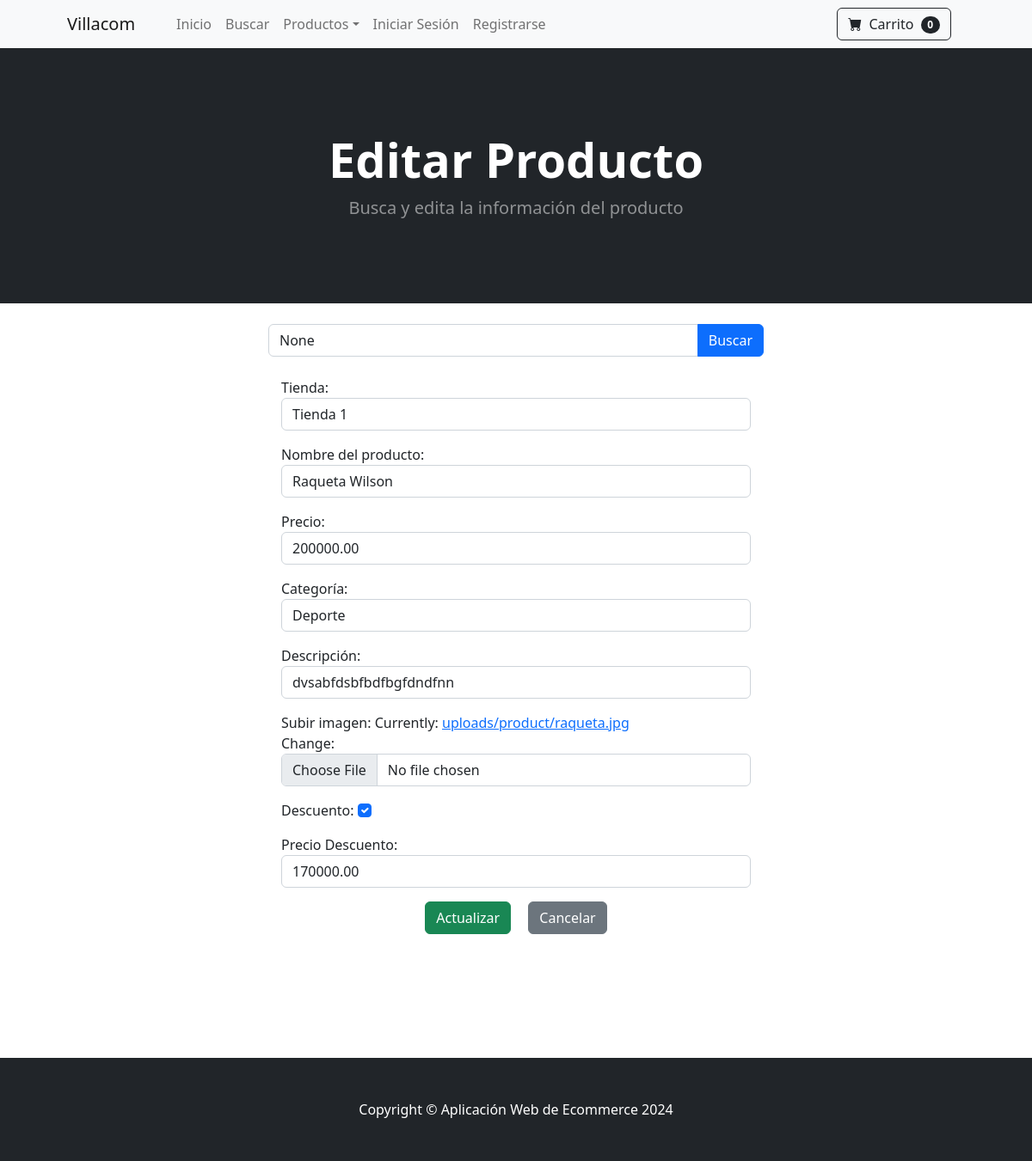
Page /producto/editar/2/ on the committed database.
### store/models.py (models this page shows, shortened)
class Product(models.Model):
    business = models.ForeignKey(Business, on_delete=models.CASCADE)
    name = models.CharField(max_length=50)
    price = models.DecimalField(default=0, decimal_places=2, max_digits=11)
    category = models.ForeignKey(Category, on_delete=models.CASCADE, default=1)
    description = models.CharField(max_length=250, default='', blank=True, null=True)
    image = models.ImageField(upload_to='uploads/product/')
    is_sale = models.BooleanField(default=False)
    sale_price = models.DecimalField(default=0, decimal_places=2, max_digits=11)
    class Meta:
        verbose_name_plural = 'productos'

class Business(models.Model):
    name = models.CharField(max_length=100)
    location = models.CharField(max_length=200)
    phone = models.CharField(max_length=20)
    def __str__(self):
        return self.name
    class Meta:
        verbose_name_plural = 'locales/Negocios'

class Category(models.Model):
    name = models.CharField(max_length=50)
    def __str__(self):
        return self.name
    class Meta:
        verbose_name_plural = 'categorias'

### store/views.py (the view)
# urls.py: path('producto/editar/<int:pk>/', views.editar_producto, name='editar_producto'),
def editar_producto(request, pk=None):
    producto = None
    form = None
    query = request.GET.get('query')
    if query:
        productos = Product.objects.filter(name__icontains=query)
    else:
        productos = None
    if pk:
        producto = get_object_or_404(Product, pk=pk)
        if request.method == 'POST':
            form = ProductForm(request.POST, request.FILES, instance=producto)
            if form.is_valid():
                form.save()
                messages.success(request, 'Producto actualizado exitosamente.')
                return redirect('home')
        else:
            form = ProductForm(instance=producto)
    return render(request, 'editar_producto.html', {
        'form': form,
        'producto': producto,
        'productos': productos,
        'query': query,
    })

### cart/cart.py (called while the page is built)
    def __len__(self):
        return len(self.cart)

### cart/context_processors.py (called while the page is built)
def cart(request):
    return {'cart': Cart(request)}

### store/templates/editar_producto.html (shortened to what this page needs)
{% extends 'base.html' %}
{% block content %}
<header class="bg-dark py-5">
    <div class="container px-4 px-lg-5 my-5">
        <div class="text-center text-white">
            <h1 class="display-4 fw-bolder">Editar Producto</h1>
            <p class="lead fw-normal text-white-50 mb-0">Busca y edita la información del producto</p>
        </div>
    </div>
</header>
<div class="container my-4" style="max-width: 600px; margin: 0 auto;">
    <form method="GET" action="{% url 'buscar_producto' %}">
        <div class="input-group">
            <input type="text" name="query" class="form-control" placeholder="Buscar por nombre del producto" value="{{ query }}">
            <button type="submit" class="btn btn-primary">Buscar</button>
        </div>
    </form>
</div>
{% if producto %}
    <div class="container">
        <div class="row">
            <div class="col-md-6 offset-md-3">
                <form method="POST" enctype="multipart/form-data">
                    {{ form.as_p }}
                    <div class="text-center">
                        <button type="submit" class="btn btn-success mx-2">Actualizar</button>
                        <a href="{% url 'home' %}" class="btn btn-secondary mx-2">Cancelar</a>
                    </div>
                </form>
            </div>
        </div>
    </div>
{% endif %}
<br><br><br><br><br><br>
{% endblock %}

### rows in the picture
Product: business "Tienda 1", price "200000.00", category "Deporte", description "dvsabfdsbfbdfbgfdndfnn", is_sale "☑", sale_price "170000.00"
Business: name "Raqueta Wilson"

### other values in the picture
{{ cart|length }} "0"
